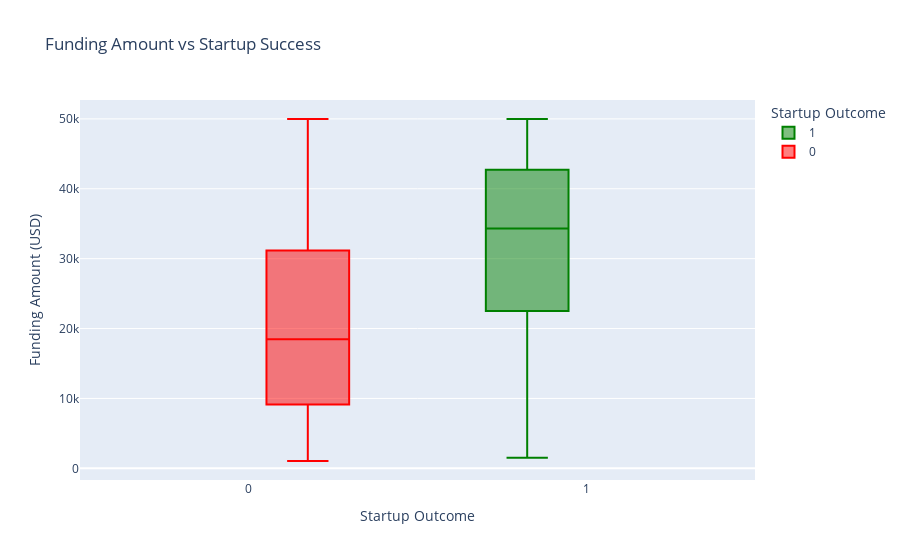
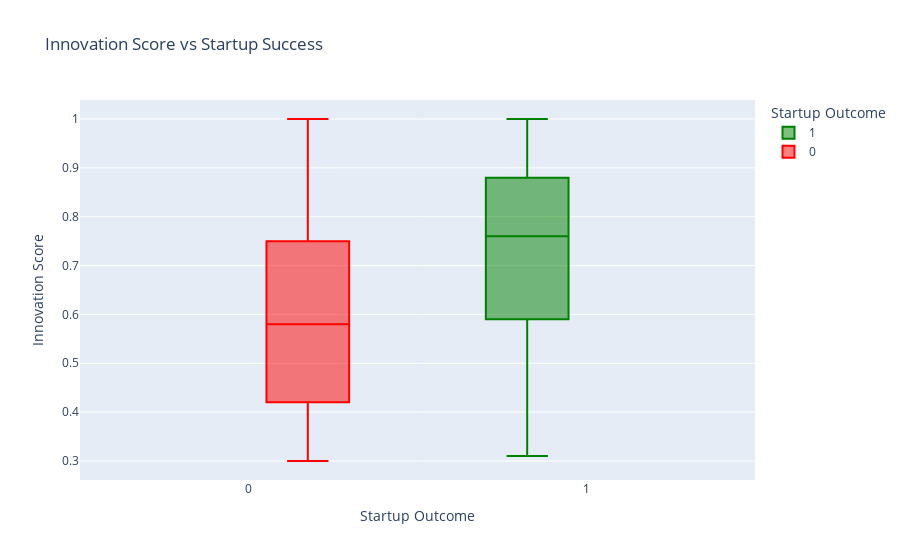

Notebook code cell kept with these figures, in order:
### Code cell
fig1 = px.box(df, x='success_label', y='funding_amount_usd',
              title='Funding Amount vs Startup Success',
              labels={'success_label': 'Startup Outcome', 'funding_amount_usd': 'Funding Amount (USD)'},
              color='success_label', 
              color_discrete_map={0: 'red', 1: 'green'},
              boxmode='group')  
fig1.show()

fig2 = px.box(df, x='success_label', y='innovation_score',
              title='Innovation Score vs Startup Success',
              labels={'success_label': 'Startup Outcome', 'innovation_score': 'Innovation Score'},
              color='success_label',
              color_discrete_map={0: 'red', 1: 'green'},
              boxmode='group') 
fig2.show()

### Figure 1 — Plotly figure (JSON) as saved in the notebook; plotly's stock layout.template omitted (floating-point values rounded to 4 significant figures; data arrays with more than 128 entries replaced by an {"elided": "..."} marker saying what was removed)
{"data": [{"alignmentgroup": "True", "hovertemplate": "Startup Outcome=%{x}<br>Funding Amount (USD)=%{y}<extra></extra>", "legendgroup": "1", "marker": {"color": "green"}, "name": "1", "notched": false, "offsetgroup": "1", "orientation": "v", "showlegend": true, "type": "box", "x": {"elided": "881 int values"}, "x0": " ", "xaxis": "x", "y": {"elided": "881 float values"}, "y0": " ", "yaxis": "y"}, {"alignmentgroup": "True", "hovertemplate": "Startup Outcome=%{x}<br>Funding Amount (USD)=%{y}<extra></extra>", "legendgroup": "0", "marker": {"color": "red"}, "name": "0", "notched": false, "offsetgroup": "0", "orientation": "v", "showlegend": true, "type": "box", "x": {"elided": "1219 int values"}, "x0": " ", "xaxis": "x", "y": {"elided": "1219 float values"}, "y0": " ", "yaxis": "y"}], "layout": {"boxmode": "group", "legend": {"title": {"text": "Startup Outcome"}, "tracegroupgap": 0}, "title": {"text": "Funding Amount vs Startup Success"}, "xaxis": {"anchor": "y", "categoryarray": [1, 0], "categoryorder": "array", "domain": [0, 1], "title": {"text": "Startup Outcome"}}, "yaxis": {"anchor": "x", "domain": [0, 1], "title": {"text": "Funding Amount (USD)"}}}}

### Figure 2 — Plotly figure (JSON) as saved in the notebook; plotly's stock layout.template omitted (floating-point values rounded to 4 significant figures; data arrays with more than 128 entries replaced by an {"elided": "..."} marker saying what was removed)
{"data": [{"alignmentgroup": "True", "hovertemplate": "Startup Outcome=%{x}<br>Innovation Score=%{y}<extra></extra>", "legendgroup": "1", "marker": {"color": "green"}, "name": "1", "notched": false, "offsetgroup": "1", "orientation": "v", "showlegend": true, "type": "box", "x": {"elided": "881 int values"}, "x0": " ", "xaxis": "x", "y": {"elided": "881 float values"}, "y0": " ", "yaxis": "y"}, {"alignmentgroup": "True", "hovertemplate": "Startup Outcome=%{x}<br>Innovation Score=%{y}<extra></extra>", "legendgroup": "0", "marker": {"color": "red"}, "name": "0", "notched": false, "offsetgroup": "0", "orientation": "v", "showlegend": true, "type": "box", "x": {"elided": "1219 int values"}, "x0": " ", "xaxis": "x", "y": {"elided": "1219 float values"}, "y0": " ", "yaxis": "y"}], "layout": {"boxmode": "group", "legend": {"title": {"text": "Startup Outcome"}, "tracegroupgap": 0}, "title": {"text": "Innovation Score vs Startup Success"}, "xaxis": {"anchor": "y", "categoryarray": [1, 0], "categoryorder": "array", "domain": [0, 1], "title": {"text": "Startup Outcome"}}, "yaxis": {"anchor": "x", "domain": [0, 1], "title": {"text": "Innovation Score"}}}}
